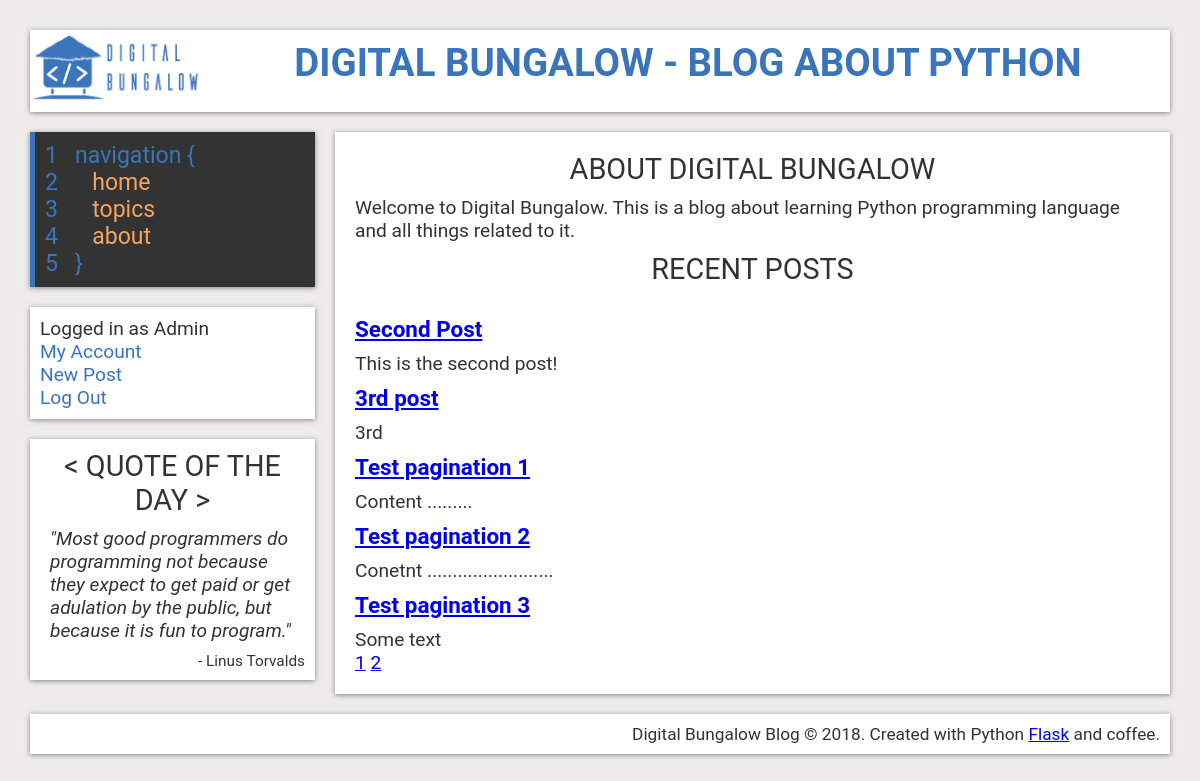
Page /home (signed in) on the committed database.
### flaskblog/models.py (models this page shows, shortened)
class User(db.Model, UserMixin):
    id = db.Column(db.Integer, primary_key=True)
    username = db.Column(db.String(20), unique=True, nullable=False)
    email = db.Column(db.String(120), unique=True, nullable=False)
    image_file = db.Column(db.String(20), nullable=False, default='default-avatar.jpg')
    password = db.Column(db.String(60), nullable=False)
    posts = db.relationship('Post', backref='author', lazy=True)

class Post(db.Model):
    id = db.Column(db.Integer, primary_key=True)
    title = db.Column(db.String(100), nullable=False)
    date_posted = db.Column(db.DateTime, nullable=False, default=datetime.utcnow)
    content = db.Column(db.Text, nullable=False)
    topic_id = db.Column(db.Integer, db.ForeignKey('topic.id'), nullable=False)
    user_id = db.Column(db.Integer, db.ForeignKey('user.id'), nullable=False)

### flaskblog/routes.py (the view)
@app.route("/")
@app.route("/home")
def home():
    page = request.args.get('page', 1, type=int)
    posts = Post.query.paginate(page=page, per_page=5)
    return render_template('home.html', posts=posts)

### flaskblog/models.py (called while the page is built)
@login_manager.user_loader
def load_user(user_id):
    return User.query.get(int(user_id))

### flaskblog/templates/home.html
{% extends "layout.html" %}
{% block content %}
  <article class="hp-content">
    <section class="hp-info">
      <h2>About Digital Bungalow</h2>
      <p>Welcome to Digital Bungalow. This is a blog about learning Python
        programming language and all things related to it. </p>
    </section>
    <h2>Recent Posts</h2>
    <section class="hp-recent">
      {% for post in posts.items %}
        <h3><a href="{{ url_for('post', post_title=post.title) }}">{{ post.title }}</a></h3>
        <div class="post-text">
          {{ post.content[:100] }}
        </div>
      {% endfor %}
      {% for page_num in posts.iter_pages() %}
        {% if page_num %}
          <a href="{{ url_for('home', page=page_num) }}">{{ page_num }}</a>
        {% else %}
          ...
        {% endif %}
      {% endfor %}
    </section>
  </article>
{% endblock content %}

### flaskblog/templates/layout.html (shortened to what this page needs)
<!DOCTYPE html>
<html lang="en">
  <head>
    <link rel="stylesheet" href="{{ url_for('static', filename='style.css') }}">
    <link rel="stylesheet" href="https://use.fontawesome.com/releases/v5.0.13/css/all.css">
  </head>
  <body>
    <div class="wrapper">
    <header>
      <div class="logo">
        <a href="{{ url_for('home')}}">
          <img src="{{ url_for('static', filename='images/logo.png') }}"
               alt="digital-bungalow-logo">
        </a>
      </div>
      <div class="title">
        <h1>
          <a href="{{ url_for('home')}}">
            Digital Bungalow - Blog About Python
          </a>
        </h1>
      </div>
    </header>
    <aside>
      <nav>
        <ul>
          <li>
            1 &nbsp;&nbsp;navigation {
          </li>
          <li>
            <a href="{{ url_for('home')}}">
              <span>2</span>  &nbsp;&nbsp;&nbsp;&nbsp; home
            </a>
          </li>
          <li>
            <a href="{{ url_for('topics')}}">
              <span>3</span>  &nbsp;&nbsp;&nbsp;&nbsp; topics
            </a>
          </li>
          <li>
            <a href="{{ url_for('about')}}">
              <span>4</span>  &nbsp;&nbsp;&nbsp;&nbsp; about
            </a>
          </li>
          <li>
            5 &nbsp;&nbsp;}
          </li>
        </ul>
      </nav>
      <div class="log-reg">
        <ul>
          {% if current_user.is_authenticated %}
            <li>Logged in as {{ current_user.username }}</li>
            <li><a href="{{ url_for('account')}}">My Account</a></li>
            <li><a href="{{ url_for('new_post')}}">New Post</a></li>
            <li><a href="{{ url_for('logout')}}">Log Out</a></li>
          {% else %}
            <li><a href="{{ url_for('register')}}">Register</a></li>
            <li><a href="{{ url_for('login')}}">Log In</a></li>
          {% endif %}
        </ul>
      </div>
      <div class="sidebar">
        <h2>&lt; Quote of the Day &gt;</h2>
        <p class="quote">"Most good programmers do programming not because they
          expect to get paid or get adulation by the public, but because it is fun to program." </p>
        <p class= "quote-meta">- Linus Torvalds</p>
      </div>
    </aside>
    {% block content %}{% endblock content %}
    <footer>
      <p>Digital Bungalow Blog &copy; 2018.
        Created with Python <a href="http://flask.pocoo.org/">Flask</a> and coffee.</p>
    </footer>
  </div>
  </body>
</html>

### flaskblog/static/style.css (style rules this page uses)
:root { --primary: #ffffff; --blue: #3a75bb; --orange: #F4A460; --lightblue: #DDEAF9; --grey: #edece8; --hover: #696969; --dark: #333; --shadow: 0 1px 5px rgba(104, 104, 104, 0.8); }
* { margin: 0px; padding: 0px; }
html { box-sizing: border-box; color: var(--dark); font-family: Roboto; font-size: 1.2em; }
body { background: var(--grey); }
h2 { text-transform: uppercase; font-weight: normal; }
.wrapper { margin: 30px; display: grid; grid-gap: 20px; grid-template-areas: "header header" "aside article" "footer footer"; grid-template-columns: 25% 1fr; }
header { grid-area: header; background: var(--primary); display: grid; grid-template-columns: 1fr 6fr; box-shadow: var(--shadow); }
.logo { text-align: center; }
.logo img { height: 4em; }
.title { padding: 10px; text-align: center; text-transform: uppercase; }
.title a { text-decoration: none; color: var(--blue); }
aside { grid-area: aside; align-self: start; display: flex; flex-direction: column; }
nav { background: var(--dark); padding: 10px; box-shadow: var(--shadow); font-size: 1.2em; border-left: 5px solid var(--blue); margin-bottom: 20px; }
nav ul { list-style: none; }
nav ul li { color: var(--blue); }
nav a { text-decoration: none; color: var(--orange); display:inline-block; width: 100%; text-transform: lowercase; }
nav a span { color: var(--blue); }
.log-reg { background: var(--primary); padding: 10px; box-shadow: var(--shadow); margin-bottom: 20px; }
.log-reg ul { list-style: none; }
.log-reg ul a { text-decoration: none; color: var(--blue); }
.sidebar { background: var(--primary); padding: 10px; box-shadow: var(--shadow); align-self: flex-start; }
.sidebar h2 { text-align: center; }
.sidebar p.quote { font-style: italic; padding: 10px; }
.sidebar p.quote-meta { font-size: 0.8em; text-align: right; }
footer { grid-area: footer; background: var(--primary); padding: 10px; box-shadow: var(--shadow); text-align: right; font-size: 0.9em; }
article { grid-area: article; background: var(--primary); padding: 10px 20px; box-shadow: var(--shadow); }
section { padding: 10px 0; }
article h2 { text-align: center; margin-bottom: 10px; }
article h3 { margin: 10px 0; }

### rows in the picture
User: username "Admin"
Post: title "Second Post", content "This is the second post!"
Post: title "3rd post", content "3rd"
Post: title "Test pagination 1", content "Content ........."
Post: title "Test pagination 2", content "Conetnt ........................."
Post: title "Test pagination 3", content "Some text"

### other values in the picture
{{ page_num }} "1" "2"
